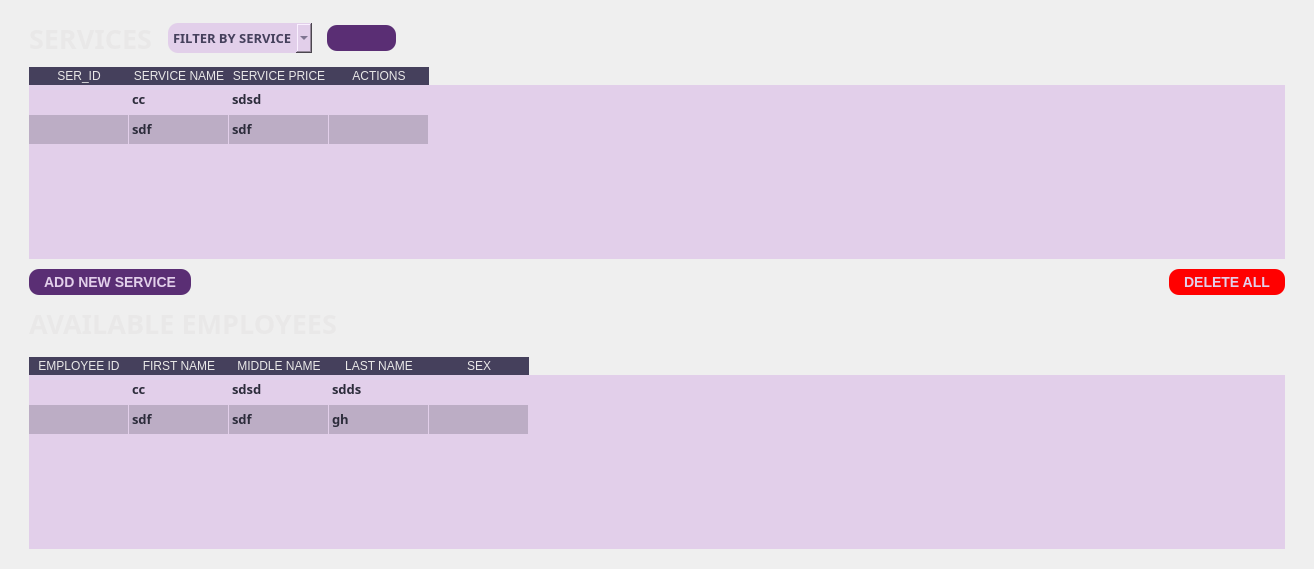
         <widget class="QWidget" name="services_page">
          <layout class="QGridLayout" name="gridLayout_7">
           <property name="leftMargin">
            <number>9</number>
           </property>
           <property name="rightMargin">
            <number>9</number>
           </property>
           <item row="1" column="0">
            <widget class="QWidget" name="widget_3" native="true">
             <property name="styleSheet">
              <string notr="true">QPushButton {
                background-color: #5A2E74;  /* Background color of the buttons */
                color: #E2CFEA;              /* Text color of the buttons */
                border: none;               /* Remove button border */
                border-radius: 10px;         /* Border radius of the buttons */
                padding: 5px 15px;          /* Padding inside the buttons */
                font-size: 14px;            /* Font size of the button text */
				font-weight: bold;
}

QPushButton:hover {
                background-color: #745288;  /* Background color on hover */
}
QPushButton:pressed {
                background-color: #6B4483;  /* Background color on press */
}

QLabel{
	color: #E9E8E8;
}

QLineEdit{
	background-color: #E2CFEA;
	border: none;
	height: 30px;
	border-radius: 10px;
	color: #45405C;
	padding-left: 5px;
	padding-right: 5px;
}
QLabel{
	color: #E9E8E8;
}

QLineEdit, QComboBox, QDateEdit{
	background-color: #E2CFEA;
	border: none;
	height: 30px;
	border-radius: 10px;
	color: #45405C;
	padding-left: 5px;
	padding-right: 5px;
}

QMenu{
	background-color: white;
}

   QMenu::item:selected {
                background-color: #555;
                color: white;
            }

QComboBox QAbstractItemView {
	background-color: #E2CFEA;
	color: #45405C;
}

</string>
             </property>
             <layout class="QGridLayout" name="gridLayout_8">
              <property name="leftMargin">
               <number>20</number>
              </property>
              <property name="rightMargin">
               <number>20</number>
              </property>
              <property name="verticalSpacing">
               <number>10</number>
              </property>
              <item row="0" column="0" colspan="3">
               <layout class="QHBoxLayout" name="horizontalLayout_7">
                <property name="spacing">
                 <number>15</number>
                </property>
                <item>
                 <widget class="QLabel" name="label_5">
                  <property name="font">
                   <font>
                    <family>JetBrains Mono</family>
                    <pointsize>20</pointsize>
                    <bold>true</bold>
                   </font>
                  </property>
                  <property name="text">
                   <string>SERVICES</string>
                  </property>
                 </widget>
                </item>
                <item>
                 <widget class="QComboBox" name="service_filter">
                  <property name="font">
                   <font>
                    <family>JetBrains Mono</family>
                    <pointsize>10</pointsize>
                    <bold>true</bold>
                   </font>
                  </property>
                  <property name="editable">
                   <bool>false</bool>
                  </property>
                  <property name="maxVisibleItems">
                   <number>20</number>
                  </property>
                  <property name="placeholderText">
                   <string>FILTER BY SERVICE</string>
                  </property>
                 </widget>
                </item>
                <item>
                 <widget class="QPushButton" name="reset_service_filter_btn">
                  <property name="cursor">
                   <cursorShape>PointingHandCursor</cursorShape>
                  </property>
                  <property name="toolTip">
                   <string>Remove filter</string>
                  </property>
                  <property name="text">
                   <string/>
                  </property>
                  <property name="icon">
                   <iconset>
                    <normaloff>../static/icons/undo-alt_light.svg</normaloff>../static/icons/undo-alt_light.svg</iconset>
                  </property>
                 </widget>
                </item>
                <item>
                 <spacer name="horizontalSpacer_12">
                  <property name="orientation">
                   <enum>Qt::Horizontal</enum>
                  </property>
                  <property name="sizeHint" stdset="0">
                   <size>
                    <width>855</width>
                    <height>20</height>
                   </size>
                  </property>
                 </spacer>
                </item>
               </layout>
              </item>
              <item row="2" column="0">
               <widget class="QPushButton" name="add_new_service_button">
                <property name="cursor">
                 <cursorShape>PointingHandCursor</cursorShape>
                </property>
                <property name="text">
                 <string>ADD NEW SERVICE</string>
                </property>
                <property name="icon">
                 <iconset>
                  <normaloff>../static/icons/add_button_light.svg</normaloff>../static/icons/add_button_light.svg</iconset>
                </property>
               </widget>
              </item>
              <item row="2" column="1">
               <spacer name="horizontalSpacer_9">
                <property name="orientation">
                 <enum>Qt::Horizontal</enum>
                </property>
                <property name="sizeHint" stdset="0">
                 <size>
                  <width>966</width>
                  <height>20</height>
                 </size>
                </property>
               </spacer>
              </item>
              <item row="2" column="2">
               <widget class="QPushButton" name="delete_all_service">
                <property name="cursor">
                 <cursorShape>PointingHandCursor</cursorShape>
                </property>
                <property name="styleSheet">
                 <string notr="true">QPushButton {
                background-color: rgb(255, 0, 0);  /* Background color of the buttons */
                color: #E2CFEA;              /* Text color of the buttons */
                border: none;               /* Remove button border */
                border-radius: 10px;         /* Border radius of the buttons */
                padding: 5px 15px;          /* Padding inside the buttons */
                font-size: 14px;            /* Font size of the button text */
				font-weight: bold;
}

QPushButton:hover {
                background-color: rgb(255, 62, 62);  /* Background color on hover */
}
QPushButton:pressed {
                background-color: rgb(200, 0, 0);  /* Background color on press */
}
</string>
                </property>
                <property name="text">
                 <string>DELETE ALL</string>
                </property>
                <property name="icon">
                 <iconset resource="../static/icons/resourcs.qrc">
                  <normaloff>:/delete_button_light.svg</normaloff>:/delete_button_light.svg</iconset>
                </property>
               </widget>
              </item>
              <item row="3" column="0" colspan="3">
               <layout class="QGridLayout" name="gridLayout_9">
                <property name="verticalSpacing">
                 <number>15</number>
                </property>
                <item row="0" column="2">
                 <widget class="QLabel" name="available_employee_header">
                  <property name="font">
                   <font>
                    <family>JetBrains Mono</family>
                    <pointsize>20</pointsize>
                    <bold>true</bold>
                   </font>
                  </property>
                  <property name="text">
                   <string>AVAILABLE EMPLOYEES</string>
                  </property>
                  <property name="alignment">
                   <set>Qt::AlignLeading|Qt::AlignLeft|Qt::AlignVCenter</set>
                  </property>
                 </widget>
                </item>
                <item row="0" column="3">
                 <spacer name="horizontalSpacer_11">
                  <property name="orientation">
                   <enum>Qt::Horizontal</enum>
                  </property>
                  <property name="sizeHint" stdset="0">
                   <size>
                    <width>348</width>
                    <height>20</height>
                   </size>
                  </property>
                 </spacer>
                </item>
                <item row="1" column="1" colspan="3">
                 <widget class="QTableWidget" name="available_employees_table">
                  <property name="font">
                   <font>
                    <family>JetBrains Mono</family>
                    <pointsize>10</pointsize>
                    <bold>true</bold>
                   </font>
                  </property>
                  <property name="styleSheet">
                   <string notr="true">QHeaderView::section{
	background-color: #45405C;
	color: #E9E8E8;
	border: none;
	font: 700 10pt &quot;JetBrains Mono&quot;;
}

QTableWidget{
	background-color: #E2CFEA;
	border: none;
	alternate-background-color: #BCADC5;
}

QTableWidget::item:selected{
	color: #2C2C3B;
	background-color: #FFEE8c;  /* Background color for selected items */

}
QTableWidget::item{
	color: #2C2C3B;
	selection-color: #2C2C3B;  /* Text color for selected items */

}
</string>
                  </property>
                  <property name="frameShadow">
                   <enum>QFrame::Sunken</enum>
                  </property>
                  <property name="editTriggers">
                   <set>QAbstractItemView::NoEditTriggers</set>
                  </property>
                  <property name="alternatingRowColors">
                   <bool>true</bool>
                  </property>
                  <property name="selectionMode">
                   <enum>QAbstractItemView::NoSelection</enum>
                  </property>
                  <property name="selectionBehavior">
                   <enum>QAbstractItemView::SelectRows</enum>
                  </property>
                  <property name="showGrid">
                   <bool>true</bool>
                  </property>
                  <property name="gridStyle">
                   <enum>Qt::NoPen</enum>
                  </property>
                  <attribute name="horizontalHeaderVisible">
                   <bool>true</bool>
                  </attribute>
                  <attribute name="horizontalHeaderCascadingSectionResizes">
                   <bool>false</bool>
                  </attribute>
                  <attribute name="horizontalHeaderHighlightSections">
                   <bool>true</bool>
                  </attribute>
                  <attribute name="horizontalHeaderShowSortIndicator" stdset="0">
                   <bool>false</bool>
                  </attribute>
                  <attribute name="horizontalHeaderStretchLastSection">
                   <bool>false</bool>
                  </attribute>
                  <attribute name="verticalHeaderVisible">
                   <bool>false</bool>
                  </attribute>
                  <attribute name="verticalHeaderStretchLastSection">
                   <bool>false</bool>
                  </attribute>
                  <row>
                   <property name="text">
                    <string>New Row</string>
                   </property>
                  </row>
                  <row/>
                  <column>
                   <property name="text">
                    <string>EMPLOYEE ID</string>
                   </property>
                  </column>
                  <column>
                   <property name="text">
                    <string>FIRST NAME</string>
                   </property>
                  </column>
                  <column>
                   <property name="text">
                    <string>MIDDLE NAME</string>
                   </property>
                  </column>
                  <column>
                   <property name="text">
                    <string>LAST NAME</string>
                   </property>
                  </column>
                  <column>
                   <property name="text">
                    <string>SEX</string>
                   </property>
                  </column>
                  <item row="0" column="1">
                   <property name="text">
                    <string>cc</string>
                   </property>
                  </item>
                  <item row="0" column="2">
                   <property name="text">
                    <string>sdsd</string>
                   </property>
                  </item>
                  <item row="0" column="3">
                   <property name="text">
                    <string>sdds</string>
                   </property>
                  </item>
                  <item row="1" column="1">
                   <property name="text">
                    <string>sdf</string>
                   </property>
                  </item>
                  <item row="1" column="2">
                   <property name="text">
                    <string>sdf</string>
                   </property>
                  </item>
                  <item row="1" column="3">
                   <property name="text">
                    <string>gh</string>
                   </property>
                  </item>
                 </widget>
                </item>
               </layout>
              </item>
              <item row="1" column="0" colspan="3">
               <widget class="QTableWidget" name="services_table">
                <property name="font">
                 <font>
                  <family>JetBrains Mono</family>
                  <pointsize>10</pointsize>
                  <bold>true</bold>
                 </font>
                </property>
                <property name="styleSheet">
                 <string notr="true">QHeaderView::section{
	background-color: #45405C;
	color: #E9E8E8;
	border: none;
	font: 700 10pt &quot;JetBrains Mono&quot;;
}

QTableWidget{
	background-color: #E2CFEA;
	border: none;
	alternate-background-color: #BCADC5;
}

QTableWidget::item:selected{
	color: #2C2C3B;
	background-color: #FFEE8c;  /* Background color for selected items */

}
QTableWidget::item{
	color: #2C2C3B;
	selection-color: #2C2C3B;  /* Text color for selected items */

}
</string>
                </property>
                <property name="frameShadow">
                 <enum>QFrame::Sunken</enum>
                </property>
                <property name="editTriggers">
                 <set>QAbstractItemView::NoEditTriggers</set>
                </property>
                <property name="alternatingRowColors">
                 <bool>true</bool>
                </property>
                <property name="selectionMode">
                 <enum>QAbstractItemView::NoSelection</enum>
                </property>
                <property name="selectionBehavior">
                 <enum>QAbstractItemView::SelectRows</enum>
                </property>
                <property name="showGrid">
                 <bool>true</bool>
                </property>
                <property name="gridStyle">
                 <enum>Qt::NoPen</enum>
                </property>
                <attribute name="horizontalHeaderVisible">
                 <bool>true</bool>
                </attribute>
                <attribute name="horizontalHeaderCascadingSectionResizes">
                 <bool>false</bool>
                </attribute>
                <attribute name="horizontalHeaderHighlightSections">
                 <bool>true</bool>
                </attribute>
                <attribute name="horizontalHeaderShowSortIndicator" stdset="0">
                 <bool>false</bool>
                </attribute>
                <attribute name="horizontalHeaderStretchLastSection">
                 <bool>false</bool>
                </attribute>
                <attribute name="verticalHeaderVisible">
                 <bool>false</bool>
                </attribute>
                <attribute name="verticalHeaderStretchLastSection">
                 <bool>false</bool>
                </attribute>
                <row>
                 <property name="text">
                  <string>New Row</string>
                 </property>
                </row>
                <row/>
                <column>
                 <property name="text">
                  <string>SER_ID</string>
                 </property>
                </column>
                <column>
                 <property name="text">
                  <string>SERVICE NAME</string>
                 </property>
                </column>
                <column>
                 <property name="text">
                  <string>SERVICE PRICE</string>
                 </property>
                </column>
                <column>
                 <property name="text">
                  <string>ACTIONS</string>
                 </property>
                </column>
                <item row="0" column="1">
                 <property name="text">
                  <string>cc</string>
                 </property>
                </item>
                <item row="0" column="2">
                 <property name="text">
                  <string>sdsd</string>
                 </property>
                </item>
                <item row="0" column="3">
                 <property name="text">
                  <string/>
                 </property>
                </item>
                <item row="1" column="1">
                 <property name="text">
                  <string>sdf</string>
                 </property>
                </item>
                <item row="1" column="2">
                 <property name="text">
                  <string>sdf</string>
                 </property>
                </item>
                <item row="1" column="3">
                 <property name="text">
                  <string/>
                 </property>
                </item>
               </widget>
              </item>
             </layout>
            </widget>
           </item>
          </layout>
         </widget>
